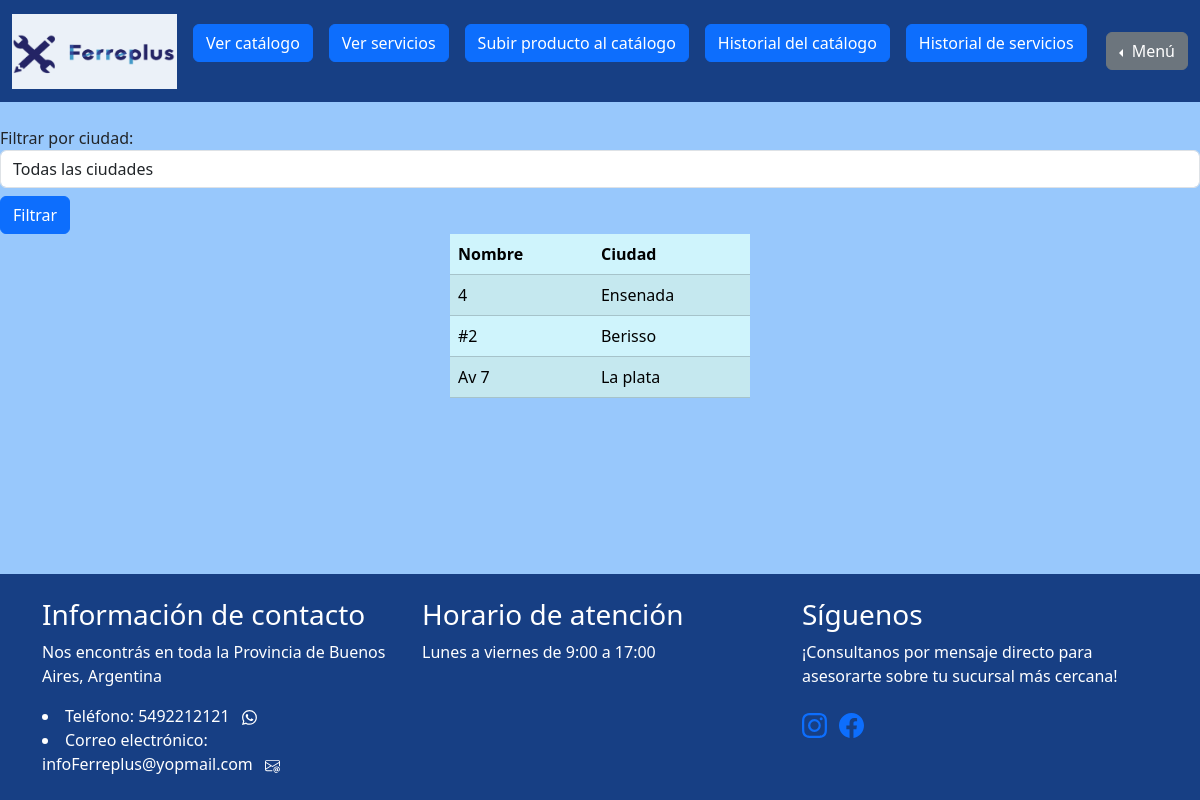
The page /gestion_de_sucursales/listar_sucursales/ (signed in) on the database its author committed.
### gestion_de_sucursales/models.py (models this page shows, shortened)
class Sucursal(models.Model):
    nombre = models.CharField(max_length=200, primary_key=True)
    ciudad = models.CharField(max_length=200, null=False)

### iniciar_sesion/decoradores.py (the view)
    def wrapper_func(request, *args, **kwargs):
        if request.user.is_superuser:
            return view_func(request, *args, **kwargs)
        else:
            return redirect("homepage")

### gestion_de_sucursales/views.py (called while the page is built)
@super_user
def listar_sucursales_view(request):
    queryset = Sucursal.objects.all()
    ciudades = Sucursal.objects.values_list('ciudad', flat=True).distinct()
    ciudad_seleccionada = request.GET.get('ciudad')
    if ciudad_seleccionada:
        queryset = queryset.filter(ciudad=ciudad_seleccionada)
    context = {
        "lista": queryset,
        "ciudades": ciudades  # Pasa las ciudades como contexto
    }
    return render(request, "gestion_de_sucursales/listar_sucursales.html", context)

### iniciar_sesion/decoradores.py (called while the page is built)
def super_user(view_func):
    def wrapper_func(request, *args, **kwargs):
        if request.user.is_superuser:
            return view_func(request, *args, **kwargs)
        else:
            return redirect("homepage")
    return wrapper_func

### project/context_processors.py (called while the page is built)
def agregar_datos_a_contexto(request):
    sucursales = Sucursal.objects.all()
    estados_list = ["Nuevo - Sin uso", "Usado", "Restaurado", "Para reparar", "Para piezas", "Con defectos leves"]
    categorias_list = ["Herramientas", "Construcción", "Ferretería general", "Electricidad", "Fontanería", "Jardín"]
    return {
        'sucursales': sucursales,
        'estados_list': estados_list,
        'categorias_list': categorias_list,
    }

### gestion_de_sucursales/templates/gestion_de_sucursales/listar_sucursales.html (shortened to what this page needs)
{% extends "homepage/base.html" %}
        {% block content %}
        <form method="GET" action="#">
            <label for="ciudad">Filtrar por ciudad:</label>
            <select id="ciudad" name="ciudad" class="form-control">
                <option value="">Todas las ciudades</option>
            </select>
            <button type="submit" class="btn btn-primary mt-2">Filtrar</button>
        </form>
        {% if lista %}
        <table class="table table-striped mx-auto table-info" style="width: 300px;">
            <thead>
                <tr>
                    <th>Nombre</th>
                    <th>Ciudad</th>
                </tr>
            </thead>
            <tbody>
                {% for instance in lista %}
                <tr>
                    <td>{{ instance.nombre }}</td>
                    <td>{{ instance.ciudad }}</td>
                </tr>
                {% endfor %}
            </tbody>
        </table>
        {% else %}
        <h1 class="display-1 mt-5">No hay datos disponibles</h1>
        {% endif %}
        {% endblock %}

### homepage/templates/homepage/base.html (style rules this page uses)
body { background-color: #98C8FC; }
body { min-height: 100vh; display: flex; flex-direction: column; }

### rows shown on the page
Sucursal: nombre "4", ciudad "Ensenada"
Sucursal: nombre "#2", ciudad "Berisso"
Sucursal: nombre "Av 7", ciudad "La plata"
